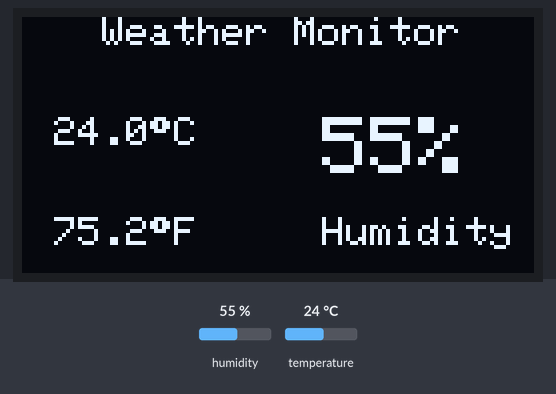
Simulated run of this sketch. Board: Arduino Uno, built with avr-gcc and run on an emulated ATmega328P. Shown: 128×64 one-colour display. The test bench sets the inputs (shaded band); at power-on: humidity 55 %, temperature 24 °C. What the sketch prints to the serial monitor is not drawn.

Above: at 4.7 s.
4.8 s: humidity set to 22 %
At 6.8 s:
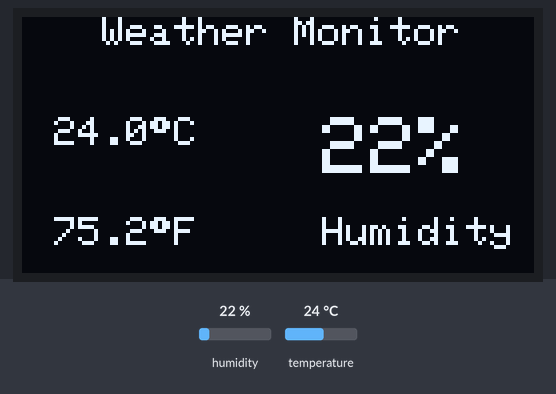
7.8 s: temperature set to 12 °C
At 9.1 s:
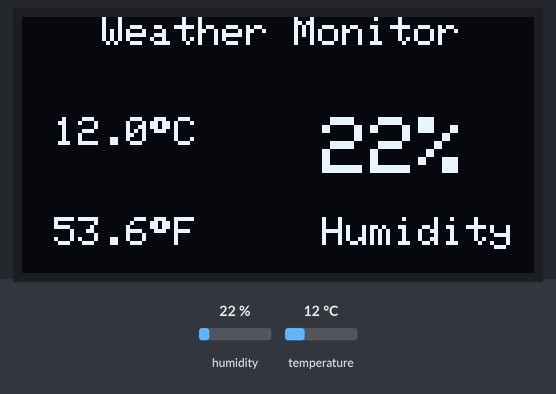
10.8 s: humidity set to 40 %
At 12.7 s:
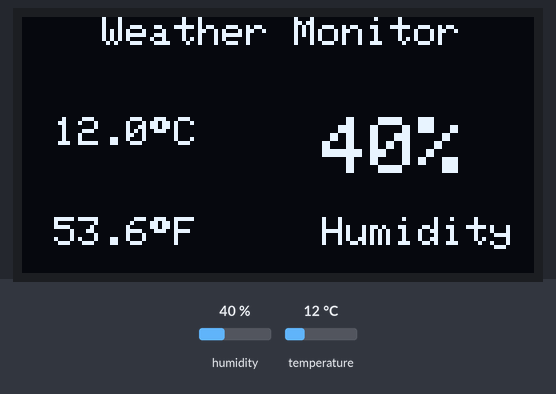
13.8 s: temperature set to 19 °C
At 15.1 s:
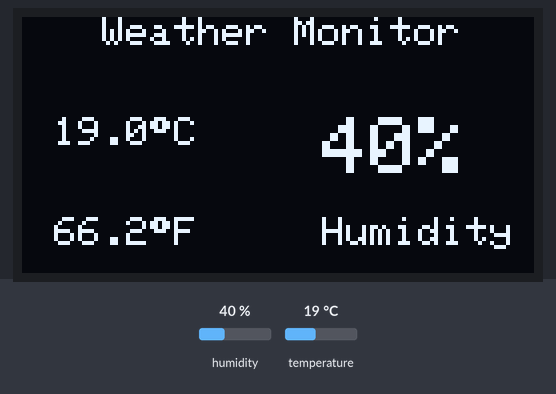
Timing chart, 0 to 16.8 s (numbered marks = the images above; inputs shaded):
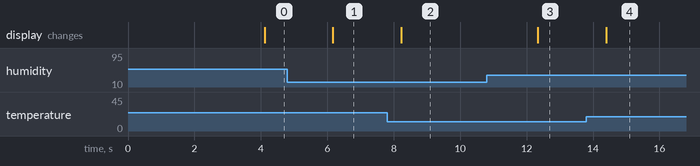

Measured:
- after the input at 4.8 s, the display: changes after 1.4 s (image 1)
- after the input at 7.8 s, the display: changes after 0.43 s (image 2)
- after the input at 10.8 s, the display: changes after 1.5 s (image 3)
- after the input at 13.8 s, the display: changes after 0.60 s (image 4)

The sketch:

temp_and_humid.ino
```cpp
// #include <Wire.h>
// #include <Adafruit_GFX.h>
// #include <Adafruit_SSD1306.h>
// #include "DHT.h"

// // // OLED display configuration
// #define SCREEN_WIDTH 128
// #define SCREEN_HEIGHT 64
// #define OLED_RESET -1

// // Create display object (I2C address 0x3C is common)
// Adafruit_SSD1306 display(SCREEN_WIDTH, SCREEN_HEIGHT, &Wire, OLED_RESET);

// // DHT11 setup
// #define DHTPIN 2
// #define DHTTYPE DHT11
// DHT dht(DHTPIN, DHTTYPE);

// void setup() {
//   Serial.begin(9600);
//   dht.begin();

//   // Initialize OLED display
//   if(!display.begin(SSD1306_SWITCHCAPVCC, 0x3C)) {  // Check address (0x3C or 0x3D)
//     Serial.println(F("SSD1306 allocation failed"));
//     for(;;);
//   }

//   display.clearDisplay();
//   display.setTextColor(SSD1306_WHITE);
//   display.setTextSize(1);
//   display.setCursor(10, 10);
//   display.println("DHT11 Sensor Ready");
//   display.display();
//   delay(2000);
// }

// void loop() {
//   // Wait 2 seconds between readings
//   delay(2000);

//   float humidity = dht.readHumidity();
//   float temperature = dht.readTemperature(); // Celsius

//   // Check if any reads failed
//   if (isnan(humidity) || isnan(temperature)) {
//     Serial.println(F("Failed to read from DHT sensor!"));
//     display.clearDisplay();
//     display.setCursor(10, 25);
//     display.setTextSize(1);
//     display.println("Sensor Error!");
//     display.display();
//     return;
//   }

//   // Print to Serial Monitor
//   Serial.print("Humidity: ");
//   Serial.print(humidity);
//   Serial.print(" %  |  ");
//   Serial.print("Temperature: ");
//   Serial.print(temperature);
//   Serial.println(" *C");

//   // Display on OLED
//   display.clearDisplay();

//   display.setTextSize(1);
//   display.setCursor(0, 0);
//   display.println("DHT11 SENSOR");

//   display.setTextSize(1);
//   display.setCursor(0, 20);
//   display.print("Temp. ");
//   display.setTextSize(2);
//   display.print(temperature);
//   display.print((char)247); // Degree symbol
//   display.println("C");

//   display.setTextSize(1);
//   display.setCursor(0, 45);
//   display.print("Humi. ");
//   display.setTextSize(2);
//   display.print(humidity);
//   display.println("%");

//   display.display();
// }

#include <Wire.h>
#include <Adafruit_GFX.h>
#include <Adafruit_SSD1306.h>
#include "DHT.h"

// OLED display configuration
#define SCREEN_WIDTH 128
#define SCREEN_HEIGHT 64
#define OLED_RESET -1
Adafruit_SSD1306 display(SCREEN_WIDTH, SCREEN_HEIGHT, &Wire, OLED_RESET);

// DHT11 sensor configuration
#define DHTPIN 2
#define DHTTYPE DHT11
DHT dht(DHTPIN, DHTTYPE);

void setup() {
  Serial.begin(9600);
  dht.begin();

  // Initialize OLED
  if (!display.begin(SSD1306_SWITCHCAPVCC, 0x3C)) {
    Serial.println(F("SSD1306 allocation failed"));
    for (;;);
  }

  display.clearDisplay();
  display.setTextColor(SSD1306_WHITE);
  display.setTextSize(1);
  display.setCursor(20, 25);
  display.println("Weather Station");
  display.display();
  delay(2000);
}

void loop() {
  delay(2000); // DHT11 reads slowly

  float humidity = dht.readHumidity();
  float tempC = dht.readTemperature();
  float tempF = dht.readTemperature(true);

  if (isnan(humidity) || isnan(tempC)) {
    Serial.println(F("Failed to read from DHT sensor!"));
    display.clearDisplay();
    display.setCursor(25, 25);
    display.setTextSize(1);
    display.println("Sensor Error!");
    display.display();
    return;
  }

  // Print to Serial
  Serial.print("Temp: ");
  Serial.print(tempC);
  Serial.print(" °C  ");
  Serial.print(tempF);
  Serial.print(" °F  ");
  Serial.print("Humidity: ");
  Serial.print(humidity);
  Serial.println(" %");

  // Display on OLED
  display.clearDisplay();

  // Header
  display.setTextSize(1);
  display.setCursor(20, 0);
  display.println("Weather Monitor");

  // Temperature in Celsius
  display.setTextSize(1);
  display.setCursor(8, 25);
  display.print(tempC, 1);
  display.print((char)247); // Degree symbol
  display.print("C");

  // Temperature in Fahrenheit
  display.setTextSize(1);
  display.setCursor(8, 50);
  display.print(tempF, 1);
  display.print((char)247);
  display.println("F");

  // Humidity
  display.setTextSize(2);
  display.setCursor(75, 25);
  display.print(humidity, 0);
  display.println("%");

  // Optional labels
  display.setTextSize(1);
  display.setCursor(75, 50);
  display.println("Humidity");

  display.display();
}
```
